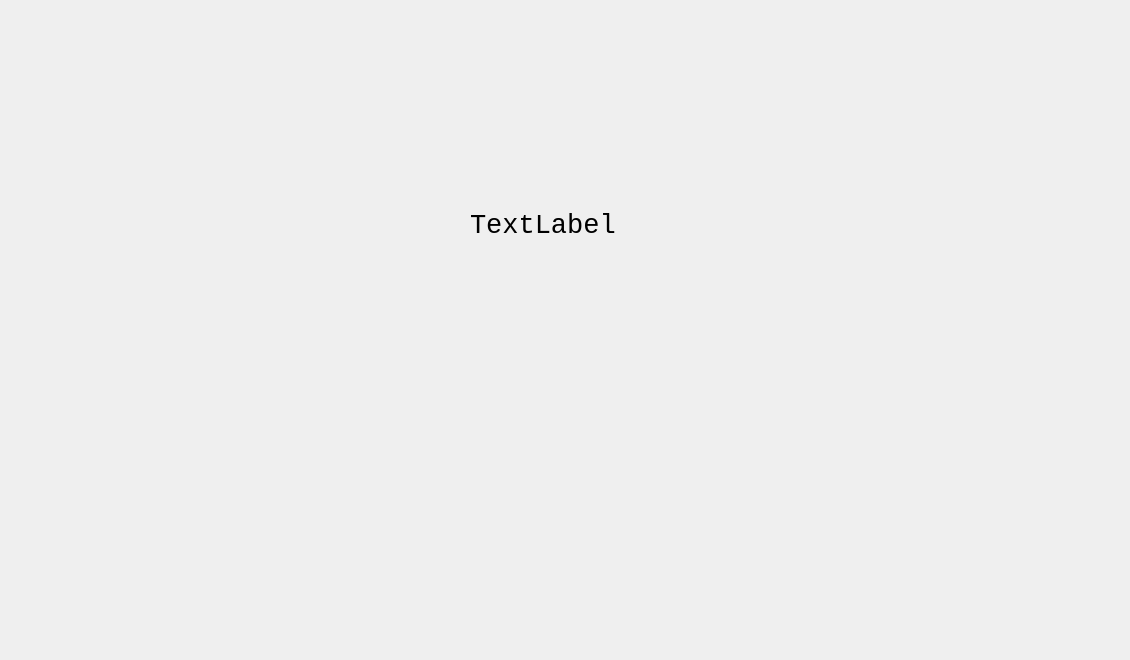
<?xml version="1.0" encoding="UTF-8"?>
<ui version="4.0">
 <class>Dialog</class>
 <widget class="QDialog" name="Dialog">
  <property name="geometry">
   <rect>
    <x>0</x>
    <y>0</y>
    <width>1130</width>
    <height>660</height>
   </rect>
  </property>
  <property name="windowTitle">
   <string>Dialog</string>
  </property>
  <widget class="QLabel" name="label">
   <property name="geometry">
    <rect>
     <x>470</x>
     <y>140</y>
     <width>151</width>
     <height>171</height>
    </rect>
   </property>
   <property name="font">
    <font>
     <family>Courier New</family>
     <pointsize>20</pointsize>
     <weight>50</weight>
     <italic>false</italic>
     <bold>false</bold>
    </font>
   </property>
   <property name="styleSheet">
    <string notr="true">font: 20pt &quot;Courier New&quot;;
gridline-color: rgb(255, 170, 255);</string>
   </property>
   <property name="text">
    <string>TextLabel</string>
   </property>
  </widget>
 </widget>
 <resources>
  <include location="testing.qrc"/>
 </resources>
 <connections/>
</ui>
